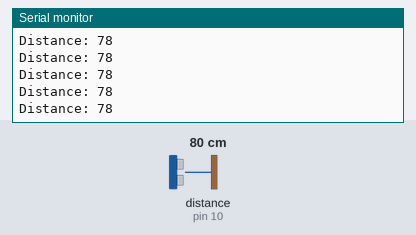
Recording of a sketch running on a simulated Arduino Uno, built with avr-gcc and run on an emulated ATmega328P. Parts: the last lines printed to the serial monitor. Wiring (inferred from the names in the program): ultrasonic range finder: trigger pin 9; echo pin 10. The test bench sets the inputs (shaded band); at power-on: distance to the obstacle (sensor on pin 10) 80 cm. The echo pulse lasts 58.3 µs per cm.

Above: at 1.2 s.
1.3 s: distance to the obstacle (sensor on pin 10) set to 2 cm
At 1.8 s:
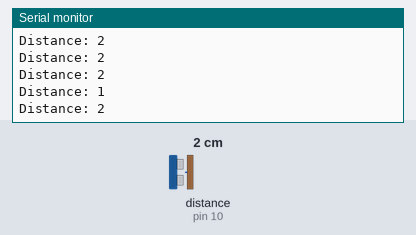
4.3 s: distance to the obstacle (sensor on pin 10) set to 120 cm
At 5.0 s:
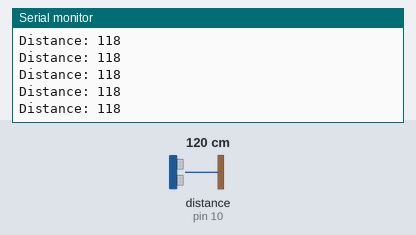
7.3 s: distance to the obstacle (sensor on pin 10) set to 4 cm
At 7.8 s:
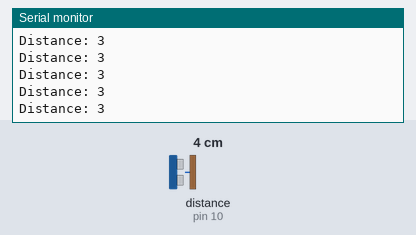
10.3 s: distance to the obstacle (sensor on pin 10) set to 18 cm
At 11.1 s:
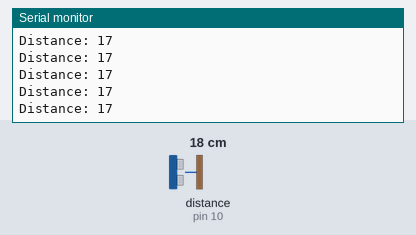
13.3 s: distance to the obstacle (sensor on pin 10) set to 9 cm
At 14.2 s:
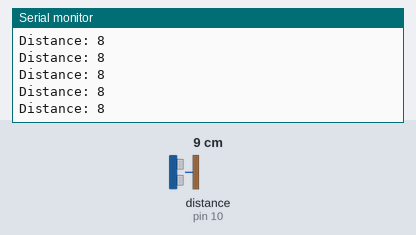
16.3 s: distance to the obstacle (sensor on pin 10) set to 35 cm
At 16.9 s:
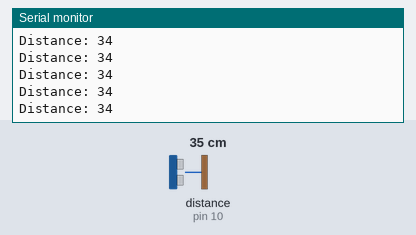
Timing chart, 0 to 19.3 s (numbered marks = the images above; inputs shaded):
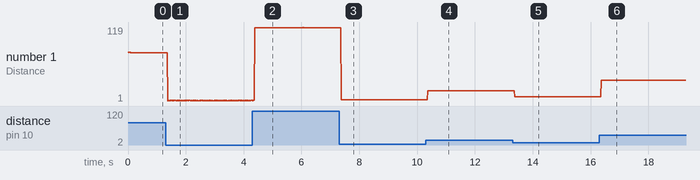

Measured:
- after the input at 1.3 s, the serial monitor: prints a new line after 0.07 s (image 1)
- after the input at 4.3 s, the serial monitor: prints a new line after 0.08 s (image 2)
- after the input at 7.3 s, the serial monitor: prints a new line after 0.07 s (image 3)
- after the input at 10.3 s, the serial monitor: prints a new line after 0.07 s (image 4)
- after the input at 13.3 s, the serial monitor: prints a new line after 0.07 s (image 5)
- after the input at 16.3 s, the serial monitor: prints a new line after 0.07 s (image 6)
- plotted number 1: 78 → 2 after the input at 1.3 s, 2 → 118 after the input at 4.3 s, 118 → 3 after the input at 7.3 s, 3 → 17 after the input at 10.3 s, 17 → 8 after the input at 13.3 s

The sketch:

arduino_slave_motor_and_distance.ino
```cpp
#include <Wire.h>
#define SLAVE_ADDRESS 0x08
#define trigPin 9 // it defines the ECHO pin of the sensor to pin 5 of Arduino
#define echoPin 10
int in1 = 5;
int in2 = 6;
int in3 = 7;
int in4 = 8;
long duration; // variable for the duration of sound wave travel
int distance; // variable for the distance measurement
byte data_to_echo = 0;

void setup()
{
  Wire.begin(SLAVE_ADDRESS);
  Wire.onReceive(receiveData);
  Wire.onRequest(sendData);
  Serial.begin(9600);
  pinMode(trigPin, OUTPUT); // Sets the trigPin as an Output
  pinMode(echoPin, INPUT); // Sets the echoPin as an Input
}

void loop() {

  // Clears the trigPin
  digitalWrite(trigPin, LOW);
  delayMicroseconds(2);
  // Sets the trigPin on HIGH state for 10 micro seconds
  digitalWrite(trigPin, HIGH);
  delayMicroseconds(10);
  digitalWrite(trigPin, LOW);
  // Reads the echoPin, returns the sound wave travel time in microseconds
  duration = pulseIn(echoPin, HIGH);
  // Calculating the distance
  distance = duration * 0.034 / 2;
  // Prints the distance on the Serial Monitor
  Serial.print("Distance: ");
  Serial.println(distance);
}

void receiveData(int bytecount)
{
  for (int i = 0; i < bytecount; i++) {
    data_to_echo = Wire.read();
  }
}

void sendData()
{
  Wire.write(data_to_echo);
}

void forward(){
  digitalWrite(in1, HIGH);
  digitalWrite(in2, HIGH);
  digitalWrite(in3, HIGH);
  digitalWrite(in4, HIGH);
}
void reverse(){
  digitalWrite(in1, HIGH);
  digitalWrite(in2, HIGH);
  digitalWrite(in3, HIGH);
  digitalWrite(in4, HIGH);
}
void left(){
  digitalWrite(in1, HIGH);
  digitalWrite(in2, LOW);
  digitalWrite(in3, HIGH);
  digitalWrite(in4, LOW);
}
void right(){
  digitalWrite(in1, LOW);
  digitalWrite(in2, HIGH);
  digitalWrite(in3, LOW);
  digitalWrite(in4, HIGH);
}
void stop_(){
  digitalWrite(in1, LOW);
  digitalWrite(in2, LOW);
  digitalWrite(in3, LOW);
  digitalWrite(in4, LOW);
}
```
